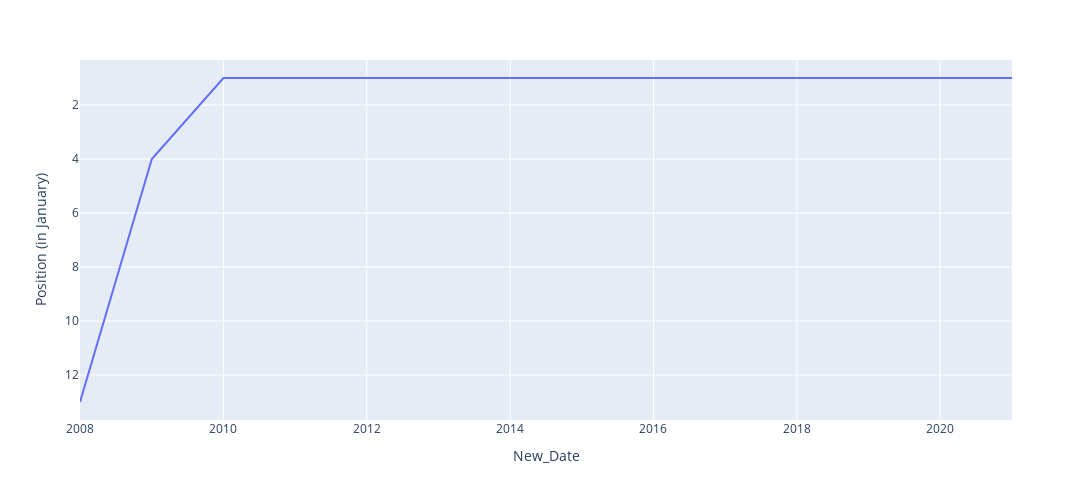

Notebook code cell kept with this figure:
### Code cell
fig = px.line(data_frame=carlsen, 
       x = 'New_Date', 
       y = 'Position (in January)', 
       width=1200, height=500,
    
)
fig.update_yaxes(autorange="reversed")

### Figure 1 — Plotly figure (JSON) as saved in the notebook; plotly's stock layout.template omitted (floating-point values rounded to 4 significant figures)
{"data": [{"hovertemplate": "New_Date=%{x}<br>Position (in January)=%{y}<extra></extra>", "legendgroup": "", "line": {"color": "#636efa", "dash": "solid"}, "marker": {"symbol": "circle"}, "mode": "lines", "name": "", "orientation": "v", "showlegend": false, "type": "scatter", "x": ["2021-01-01T00:00:00", "2020-01-01T00:00:00", "2019-01-01T00:00:00", "2018-01-01T00:00:00", "2017-01-01T00:00:00", "2016-01-01T00:00:00", "2015-01-01T00:00:00", "2014-01-01T00:00:00", "2013-01-01T00:00:00", "2012-01-01T00:00:00", "2011-01-01T00:00:00", "2010-01-01T00:00:00", "2009-01-01T00:00:00", "2008-01-01T00:00:00"], "xaxis": "x", "y": [1, 1, 1, 1, 1, 1, 1, 1, 1, 1, 1, 1, 4, 13], "yaxis": "y"}], "layout": {"height": 500, "legend": {"tracegroupgap": 0}, "margin": {"t": 60}, "width": 1200, "xaxis": {"anchor": "y", "domain": [0, 1], "title": {"text": "New_Date"}}, "yaxis": {"anchor": "x", "autorange": "reversed", "domain": [0, 1], "title": {"text": "Position (in January)"}}}}
